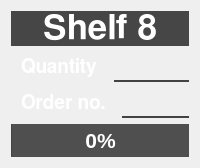
            <widget class="QGroupBox" name="groupBox_sh_8">
             <property name="styleSheet">
              <string notr="true">border: 2px oultine rgb(95,95,95);</string>
             </property>
             <property name="title">
              <string/>
             </property>
             <layout class="QVBoxLayout" name="verticalLayout_17">
              <item>
               <layout class="QVBoxLayout" name="verticalLayout_18">
                <item>
                 <widget class="QLabel" name="shelf_no_label_sh_8">
                  <property name="font">
                   <font>
                    <family>FreeSans</family>
                    <pointsize>26</pointsize>
                    <weight>75</weight>
                    <bold>true</bold>
                   </font>
                  </property>
                  <property name="styleSheet">
                   <string notr="true">border-color: rgb(83, 83, 83);
background-color: rgb(70, 70, 70);
color: rgb(255, 255, 255);</string>
                  </property>
                  <property name="frameShape">
                   <enum>QFrame::Panel</enum>
                  </property>
                  <property name="frameShadow">
                   <enum>QFrame::Raised</enum>
                  </property>
                  <property name="text">
                   <string>Shelf 8</string>
                  </property>
                  <property name="alignment">
                   <set>Qt::AlignCenter</set>
                  </property>
                 </widget>
                </item>
                <item>
                 <layout class="QHBoxLayout" name="horizontalLayout_17" stretch="0,0">
                  <item>
                   <widget class="QLabel" name="qty_descr_label_sh_8">
                    <property name="font">
                     <font>
                      <family>FreeSans</family>
                      <pointsize>14</pointsize>
                      <weight>75</weight>
                      <bold>true</bold>
                     </font>
                    </property>
                    <property name="styleSheet">
                     <string notr="true">border-color: rgb(130, 130, 130);
color: rgb(255, 255, 255);
padding: 5px;
</string>
                    </property>
                    <property name="frameShadow">
                     <enum>QFrame::Sunken</enum>
                    </property>
                    <property name="lineWidth">
                     <number>0</number>
                    </property>
                    <property name="text">
                     <string>Quantity</string>
                    </property>
                   </widget>
                  </item>
                  <item>
                   <widget class="QLabel" name="qty_label_sh_8">
                    <property name="minimumSize">
                     <size>
                      <width>0</width>
                      <height>0</height>
                     </size>
                    </property>
                    <property name="font">
                     <font>
                      <family>FreeSans</family>
                      <pointsize>15</pointsize>
                      <weight>75</weight>
                      <bold>true</bold>
                     </font>
                    </property>
                    <property name="styleSheet">
                     <string notr="true">border-bottom-style: solid;
border-bottom-color: rgb(66, 66, 66);
</string>
                    </property>
                    <property name="frameShape">
                     <enum>QFrame::Box</enum>
                    </property>
                    <property name="frameShadow">
                     <enum>QFrame::Plain</enum>
                    </property>
                    <property name="lineWidth">
                     <number>3</number>
                    </property>
                    <property name="text">
                     <string/>
                    </property>
                    <property name="alignment">
                     <set>Qt::AlignRight|Qt::AlignTrailing|Qt::AlignVCenter</set>
                    </property>
                    <property name="indent">
                     <number>-1</number>
                    </property>
                   </widget>
                  </item>
                 </layout>
                </item>
                <item>
                 <layout class="QHBoxLayout" name="horizontalLayout_18" stretch="0,1">
                  <item>
                   <widget class="QLabel" name="order_descr_label_sh_8">
                    <property name="font">
                     <font>
                      <family>FreeSans</family>
                      <pointsize>14</pointsize>
                      <weight>75</weight>
                      <bold>true</bold>
                     </font>
                    </property>
                    <property name="styleSheet">
                     <string notr="true">border-color: rgb(130, 130, 130);
color: rgb(255, 255, 255);
padding: 5px;
</string>
                    </property>
                    <property name="frameShadow">
                     <enum>QFrame::Plain</enum>
                    </property>
                    <property name="lineWidth">
                     <number>0</number>
                    </property>
                    <property name="text">
                     <string>Order no.</string>
                    </property>
                   </widget>
                  </item>
                  <item>
                   <widget class="QLabel" name="order_label_sh_8">
                    <property name="minimumSize">
                     <size>
                      <width>0</width>
                      <height>0</height>
                     </size>
                    </property>
                    <property name="font">
                     <font>
                      <family>FreeSans</family>
                      <pointsize>15</pointsize>
                      <weight>75</weight>
                      <bold>true</bold>
                     </font>
                    </property>
                    <property name="styleSheet">
                     <string notr="true">border-bottom-style: solid;
border-bottom-color: rgb(66, 66, 66);
</string>
                    </property>
                    <property name="frameShadow">
                     <enum>QFrame::Sunken</enum>
                    </property>
                    <property name="lineWidth">
                     <number>4</number>
                    </property>
                    <property name="text">
                     <string/>
                    </property>
                    <property name="alignment">
                     <set>Qt::AlignRight|Qt::AlignTrailing|Qt::AlignVCenter</set>
                    </property>
                    <property name="indent">
                     <number>2</number>
                    </property>
                   </widget>
                  </item>
                 </layout>
                </item>
                <item>
                 <widget class="QProgressBar" name="progressBar_sh_8">
                  <property name="font">
                   <font>
                    <pointsize>16</pointsize>
                    <weight>75</weight>
                    <bold>true</bold>
                   </font>
                  </property>
                  <property name="acceptDrops">
                   <bool>false</bool>
                  </property>
                  <property name="styleSheet">
                   <string notr="true">border-color: rgb(130, 130, 130);
background-color: rgb(79, 79, 79);
color: rgb(255, 255, 255);</string>
                  </property>
                  <property name="value">
                   <number>0</number>
                  </property>
                  <property name="alignment">
                   <set>Qt::AlignCenter</set>
                  </property>
                  <property name="orientation">
                   <enum>Qt::Horizontal</enum>
                  </property>
                  <property name="invertedAppearance">
                   <bool>false</bool>
                  </property>
                  <property name="textDirection">
                   <enum>QProgressBar::TopToBottom</enum>
                  </property>
                 </widget>
                </item>
               </layout>
              </item>
             </layout>
            </widget>
